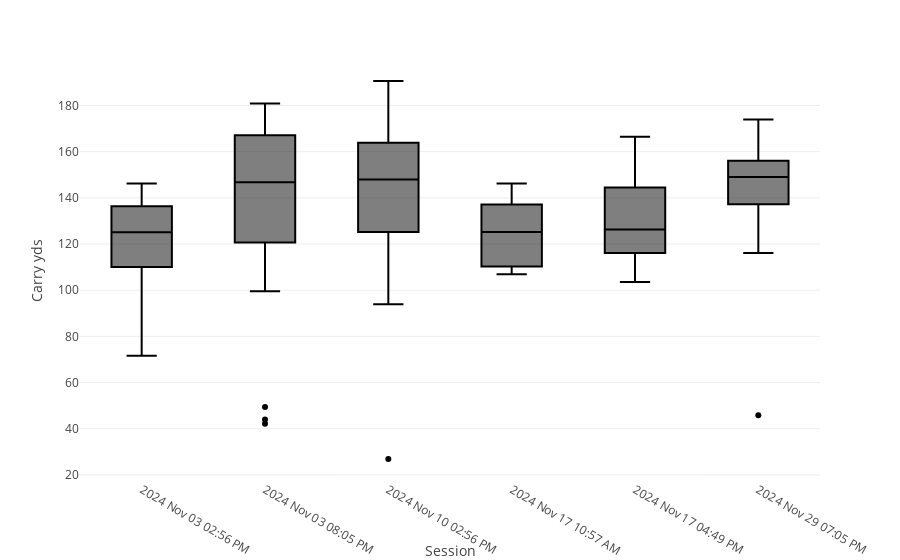

Notebook source saved alongside this figure:
### Code cell
# Create the box plot
fig = px.box(dfset, x='Session', y="Carry yds")
fig.show()

### Figure 1 — Plotly figure (JSON) as saved in the notebook; plotly's stock layout.template omitted (floating-point values rounded to 4 significant figures; data arrays with more than 128 entries replaced by an {"elided": "..."} marker saying what was removed)
{"data": [{"alignmentgroup": "True", "hovertemplate": "Session=%{x}<br>Carry yds=%{y}<extra></extra>", "legendgroup": "", "marker": {"color": "#000001"}, "name": "", "notched": false, "offsetgroup": "", "orientation": "v", "showlegend": false, "type": "box", "x": {"elided": "183 str values"}, "x0": " ", "xaxis": "x", "y": {"elided": "183 float values"}, "y0": " ", "yaxis": "y"}], "layout": {"boxmode": "group", "legend": {"tracegroupgap": 0}, "margin": {"t": 60}, "xaxis": {"anchor": "y", "domain": [0, 1], "title": {"text": "Session"}}, "yaxis": {"anchor": "x", "domain": [0, 1], "title": {"text": "Carry yds"}}}}
